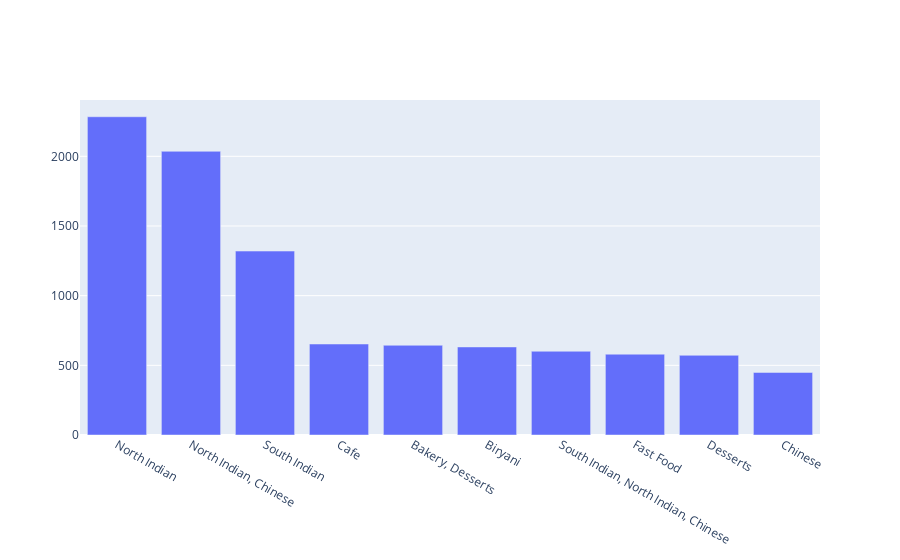

This figure's notebook cell:
### Code cell
iplot([trace1])

### Figure 1 — Plotly figure (JSON) as saved in the notebook; plotly's stock layout.template omitted (floating-point values rounded to 4 significant figures)
{"data": [{"type": "bar", "x": ["North Indian", "North Indian, Chinese", "South Indian", "Cafe", "Bakery, Desserts", "Biryani", "South Indian, North Indian, Chinese", "Fast Food", "Desserts", "Chinese"], "y": [2284, 2036, 1320, 653, 644, 632, 601, 580, 572, 449]}], "layout": {}}
